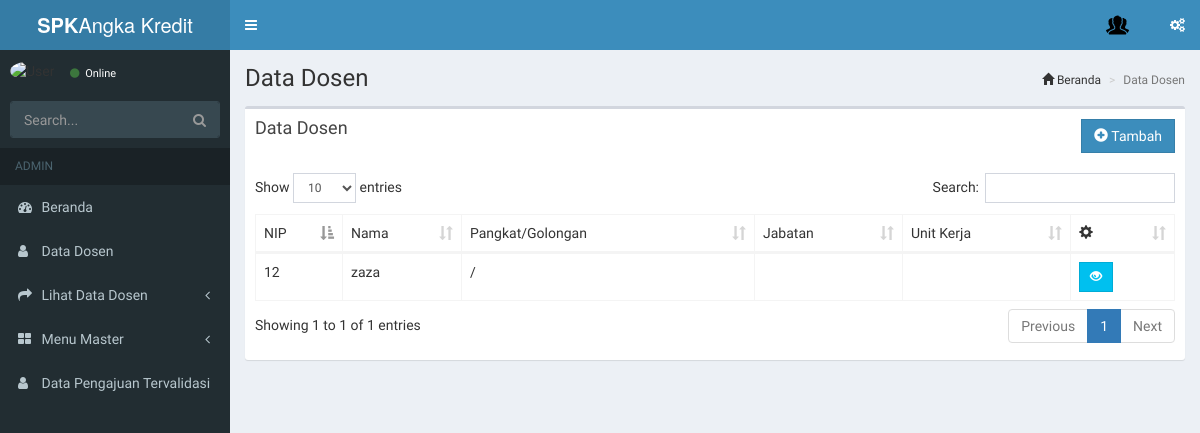
The app's page /index.php/admin/dosen, older data.
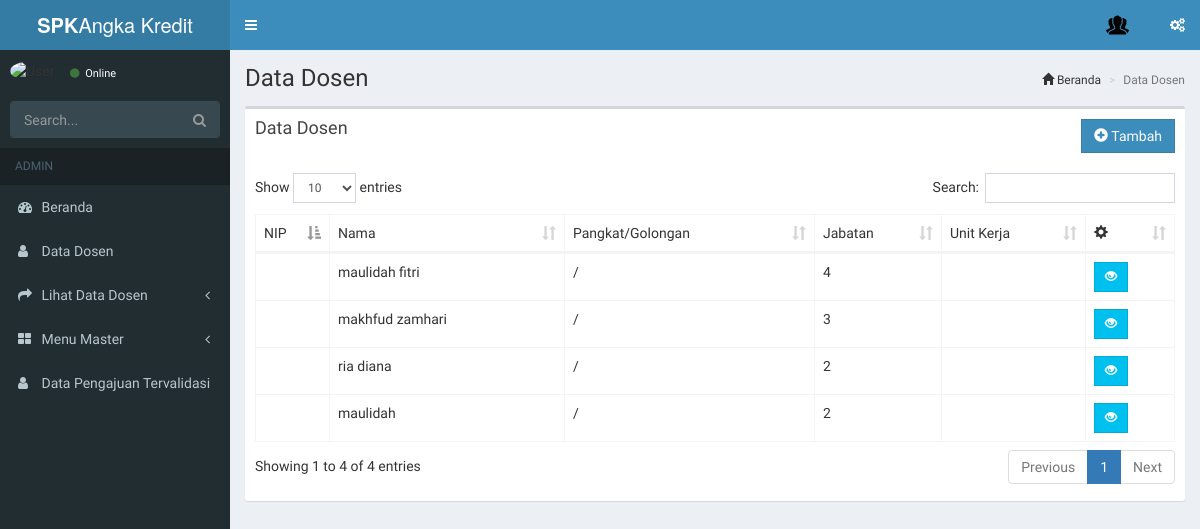
The same page, newer data.
### tables this page shows
CREATE TABLE `dosen` (
  `id_dosen` int(11) NOT NULL AUTO_INCREMENT,
  `nip` varchar(20) NOT NULL,
  `nama` varchar(40) NOT NULL,
  `pangkat` varchar(8) DEFAULT NULL,
  `golongan` varchar(100) DEFAULT NULL,
  `jabatan` varchar(8) DEFAULT NULL,
  `unit` varchar(100) DEFAULT NULL,
  `id_jur` int(11) NOT NULL,
  `foto` text NOT NULL,
  `username` varchar(50) NOT NULL,
  `password` varchar(100) NOT NULL,
  `level` varchar(50) NOT NULL,
  `id_bidang` int(11) DEFAULT NULL,
  PRIMARY KEY (`id_dosen`),
  KEY `id_jur` (`id_jur`),
  KEY `fk_bidang2` (`id_bidang`),
  CONSTRAINT `fk_bidang2` FOREIGN KEY (`id_bidang`) REFERENCES `bidang_keahlian` (`idbidang`),
  CONSTRAINT `fk_jur` FOREIGN KEY (`id_jur`) REFERENCES `jurusan` (`id_jur`)
);

### application/controllers/admin/Dosen.php (called while the page is built, shortened)
<?php
class Dosen extends CI_Controller
{
    public function __construct()
    {
        $this->load->model('Model_dosen','mdldosen');
    }
    public function index()
    {
    	$data['dosen'] = $this->mdldosen->dataDosen();
    	$this->load->view('atribut/headeradmin');
    	$this->load->view('admin/Dosen', $data);
    	$this->load->view('atribut/footer');
    }
}
 ?>

### index.php (called while the page is built, shortened)
<?php
require_once BASEPATH.'core/CodeIgniter.php';

### application/models/Model_dosen.php (called while the page is built, shortened)
<?php
class Model_dosen extends CI_model {
	public function dataDosen()
	{
		$this->db->select("*");
		$this->db->from("dosen");
		$this->db->join("jurusan","dosen.id_jur=jurusan.id_jur");
		$data = $this->db->get();
		if ($data->num_rows()>0) {
			return $data->result_array();
		}else{
			return array();
		}
	}
}

### application/views/admin/Dosen.php (the view, shortened to what this page needs)
<div class="content-wrapper">
    <section class="content-header">
        <h1>Data Dosen</h1>
        <ol class="breadcrumb">
        	<li><a href="<?php echo base_url('admin/Admin') ?>"></a><i class="glyphicon glyphicon-home"></i> Beranda</li>
        	<li class="active">Data Dosen</li>
        </ol>
    </section>
    <section class="content">
    	<div class="box withborder">
    		<div class="box-header">
    			<h2 class="box-title">Data Dosen</h2>
    			<a class="btn btn-primary btn-flat pull-right" href="<?php echo base_url('admin/Dosen/Tambah') ?>"><i class="glyphicon glyphicon-plus-sign"></i> Tambah</a>
    		</div>
    		<div class="box-body">
    			<table id="tabeldosen" class="table table-bordered table-hover table-responsive">
    				<thead>
    					<tr>
    						<td>NIP</td>
    						<td>Nama</td>
    						<td>Pangkat/Golongan</td>
    						<td>Jabatan</td>
    						<td>Unit Kerja</td>
    						<td><i class="glyphicon glyphicon-cog"></i></td>
    					</tr>
    				</thead>
                    <tbody>
                        <?php foreach ($dosen as $row): ?>
                            <tr>
                                <td><?php echo $row['nip'] ?></td>
                                <td><?php echo $row['nama'] ?></td>
                                <td><?php echo $row['pangkat'] .' / ' .$row['golongan'] ?></td>
                                <td><?php echo $row['jabatan'] ?></td>
                                <td><?php echo $row['unit'] ?></td>
                                <td>
                                    <a href="<?php echo base_url('admin/Dosen/Detail/'.$row['id_dosen']) ?>" class="btn btn-info btn-flat btn-sm"><i class="glyphicon glyphicon-eye-open"></i></a>
                                </td>
                            </tr>
                        <?php endforeach ?>
                    </tbody>
    			</table>
    		</div>
    	</div>
    </section>
</div>

Row changes from the older to the newer data that the page shows:
removed dosen: nip "12", nama "zaza"
added dosen: nama "maulidah fitri", jabatan "4"
added dosen: nama "makhfud zamhari", jabatan "3"
added dosen: nama "ria diana", jabatan "2"
added dosen: nama "maulidah", jabatan "2"
Text that changed along with them:
text written by a page script: "Show entries Search: Showing 1 to 1 of 1 entries Previous 1 Next" → "Show entries Search: Showing 1 to 4 of 4 entries Previous 1 Next"
